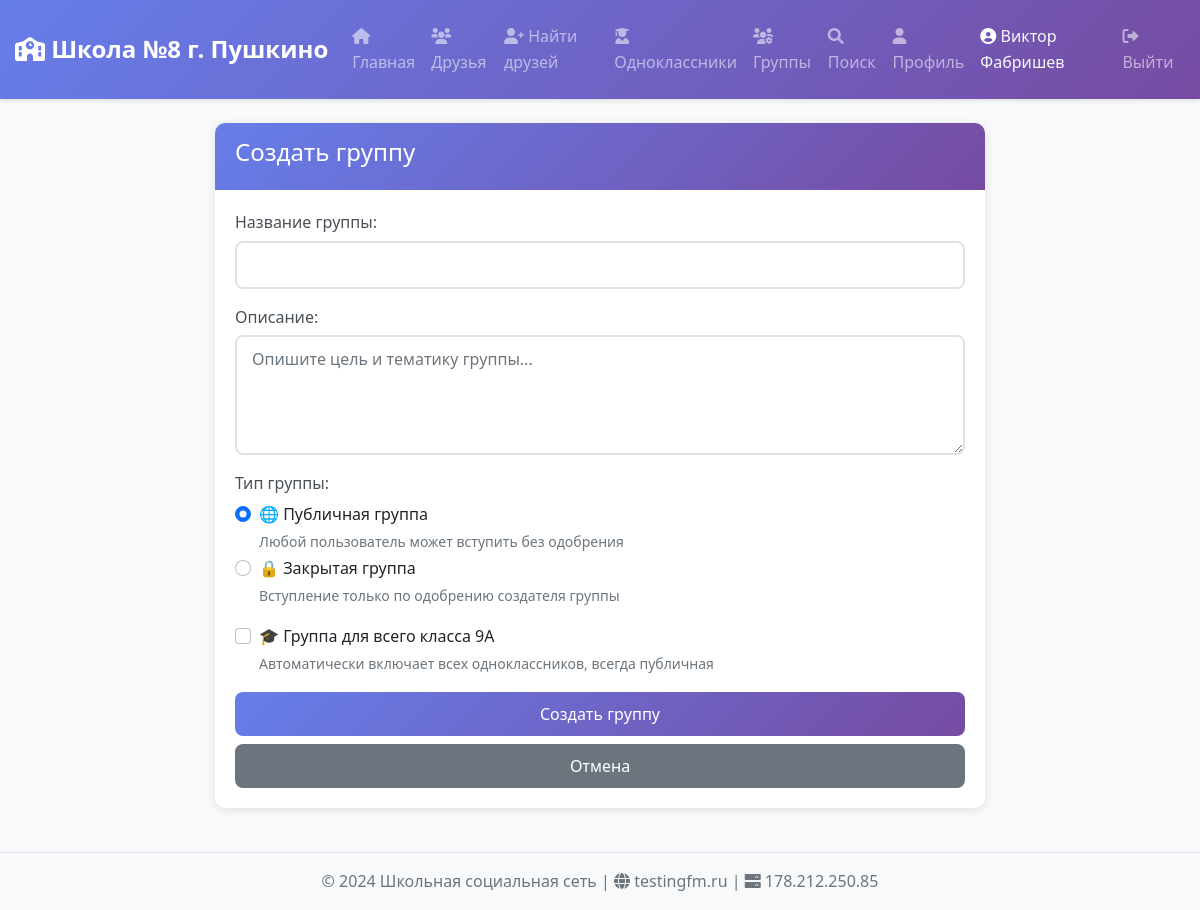
Page /create_group (signed in) on the committed database.
### models.py (models this page shows, shortened)
class User(UserMixin, db.Model):
    __tablename__ = 'users'
    id = db.Column(db.Integer, primary_key=True)
    email = db.Column(db.String(120), unique=True, nullable=False)
    password = db.Column(db.String(200), nullable=False)
    first_name = db.Column(db.String(50), nullable=False)
    last_name = db.Column(db.String(50), nullable=False)
    class_name = db.Column(db.String(20), nullable=False)
    created_at = db.Column(db.DateTime, default=datetime.utcnow)
    sent_friendships = db.relationship('Friendship',
                                        foreign_keys='Friendship.user1_id',
                                        backref='user1', lazy=True)
    received_friendships = db.relationship('Friendship',
                                          foreign_keys='Friendship.user2_id',
                                          backref='user2', lazy=True)
    @property
    def is_authenticated(self):
        return True

### app.py (the view, shortened to what this page needs)
@app.route('/create_group', methods=['GET', 'POST'])
@login_required
def create_group():
    return render_template('create_group.html')

### app.py (called while the page is built)
@login_manager.user_loader
def load_user(user_id):
    return User.query.get(int(user_id))

### templates/create_group.html
{% extends "base.html" %}
{% block content %}
<div class="row justify-content-center">
    <div class="col-md-8">
        <div class="card">
            <div class="card-header">
                <h4>Создать группу</h4>
            </div>
            <div class="card-body">
                <form method="POST">
                    <div class="mb-3">
                        <label for="name" class="form-label">Название группы:</label>
                        <input type="text" class="form-control" id="name" name="name" required>
                    </div>
                    <div class="mb-3">
                        <label for="description" class="form-label">Описание:</label>
                        <textarea class="form-control" id="description" name="description" rows="3" placeholder="Опишите цель и тематику группы..."></textarea>
                    </div>
                    <div class="mb-3">
                        <label class="form-label">Тип группы:</label>
                        <div class="form-check">
                            <input class="form-check-input" type="radio" name="is_public" id="public_group" value="true" checked>
                            <label class="form-check-label" for="public_group">
                                🌐 Публичная группа
                            </label>
                            <small class="form-text text-muted d-block">
                                Любой пользователь может вступить без одобрения
                            </small>
                        </div>
                        <div class="form-check">
                            <input class="form-check-input" type="radio" name="is_public" id="private_group" value="false">
                            <label class="form-check-label" for="private_group">
                                🔒 Закрытая группа
                            </label>
                            <small class="form-text text-muted d-block">
                                Вступление только по одобрению создателя группы
                            </small>
                        </div>
                    </div>
                    <div class="mb-3 form-check">
                        <input type="checkbox" class="form-check-input" id="is_class_group" name="is_class_group">
                        <label class="form-check-label" for="is_class_group">
                            🎓 Группа для всего класса {{ current_user.class_name }}
                        </label>
                        <small class="form-text text-muted d-block">
                            Автоматически включает всех одноклассников, всегда публичная
                        </small>
                    </div>
                    <div class="d-grid gap-2">
                        <button type="submit" class="btn btn-primary">Создать группу</button>
                        <a href="{{ url_for('groups') }}" class="btn btn-secondary">Отмена</a>
                    </div>
                </form>
            </div>
        </div>
    </div>
</div>
{% endblock %}

### templates/base.html (shortened to what this page needs)
<!DOCTYPE html>
<html lang="ru">
<head>
    <link href="https://cdn.jsdelivr.net/npm/bootstrap@5.1.3/dist/css/bootstrap.min.css" rel="stylesheet">
    <link rel="stylesheet" href="https://cdnjs.cloudflare.com/ajax/libs/font-awesome/6.0.0/css/all.min.css">
    <link href="{{ url_for('static', filename='style.css') }}" rel="stylesheet">
</head>
<body>
    <nav class="navbar navbar-expand-lg navbar-dark bg-primary">
        <div class="container">
            <a class="navbar-brand" href="{{ url_for('index') }}">
                <i class="fas fa-school"></i> Школа №8 г. Пушкино
            </a>
            <div class="collapse navbar-collapse" id="navbarNav">
                <div class="navbar-nav me-auto">
                    {% if current_user.is_authenticated %}
                        <a class="nav-link" href="{{ url_for('index') }}">
                            <i class="fas fa-home"></i> Главная
                        </a>
                        <a class="nav-link" href="{{ url_for('friends') }}">
                            <i class="fas fa-users"></i> Друзья
                        </a>
                        <a class="nav-link" href="{{ url_for('find_friends') }}">
                            <i class="fas fa-user-plus"></i> Найти друзей
                        </a>
                        <a class="nav-link" href="{{ url_for('classmates') }}">
                            <i class="fas fa-user-graduate"></i> Одноклассники
                        </a>
                        <a class="nav-link" href="{{ url_for('groups') }}">
                            <i class="fas fa-users-cog"></i> Группы
                        </a>
                        <a class="nav-link" href="{{ url_for('search') }}">
                            <i class="fas fa-search"></i> Поиск
                        </a>
                        <a class="nav-link" href="{{ url_for('profile') }}">
                            <i class="fas fa-user"></i> Профиль
                        </a>
                    {% endif %}
                </div>
                <div class="navbar-nav ms-auto">
                    {% if current_user.is_authenticated %}
                        <span class="nav-link text-light">
                            <i class="fas fa-user-circle"></i> {{ current_user.first_name }} {{ current_user.last_name }}
                        </span>
                        <a class="nav-link" href="{{ url_for('logout') }}">
                            <i class="fas fa-sign-out-alt"></i> Выйти
                        </a>
                    {% endif %}
                </div>
            </div>
        </div>
    </nav>
    <div class="container mt-4">
        {% block content %}{% endblock %}
    </div>
    <footer class="bg-light text-center text-muted py-3 mt-4">
        <div class="container">
            <p class="mb-0">
                &copy; 2024 Школьная социальная сеть |
                <i class="fas fa-globe"></i> testingfm.ru |
                <i class="fas fa-server"></i> 178.212.250.85
            </p>
        </div>
    </footer>
</body>
</html>

### static/style.css (style rules this page uses)
* { margin: 0; padding: 0; box-sizing: border-box; }
body { font-family: 'Segoe UI', Tahoma, Geneva, Verdana, sans-serif; background-color: #f8f9fa; color: #212529; line-height: 1.6; min-height: 100vh; display: flex; flex-direction: column; }
.container { max-width: 1200px; margin: 0 auto; padding: 0 15px; flex: 1; }
.navbar { background: linear-gradient(135deg, #667eea 0%, #764ba2 100%); padding: 1rem 0; box-shadow: 0 2px 4px rgba(0,0,0,0.1); }
.navbar-brand { color: white; font-size: 1.5rem; font-weight: bold; text-decoration: none; }
.navbar-nav { display: flex; list-style: none; margin: 0; padding: 0; }
.nav-link { color: rgba(255,255,255,0.9); text-decoration: none; padding: 0.5rem 1rem; transition: color 0.3s; }
.card { background: white; border-radius: 10px; box-shadow: 0 2px 10px rgba(0,0,0,0.1); margin-bottom: 20px; overflow: hidden; border: none; }
.card-header { background: linear-gradient(135deg, #667eea 0%, #764ba2 100%); color: white; padding: 15px 20px; font-size: 1.2rem; font-weight: 600; border-bottom: none; }
.card-body { padding: 20px; }
.form-label { display: block; margin-bottom: 5px; font-weight: 500; color: #495057; }
.form-control { width: 100%; padding: 10px 15px; font-size: 1rem; border: 2px solid #e1e1e1; border-radius: 8px; transition: border-color 0.3s; }
textarea.form-control { min-height: 120px; resize: vertical; }
.btn { display: inline-block; padding: 10px 20px; font-size: 1rem; font-weight: 500; text-align: center; text-decoration: none; border: none; border-radius: 8px; cursor: pointer; transition: all 0.3s; }
.btn-primary { background: linear-gradient(135deg, #667eea 0%, #764ba2 100%); color: white; }
.btn-secondary { background: #6c757d; color: white; }
.row { display: flex; flex-wrap: wrap; margin: 0 -15px; }
.col-md-3, .col-md-4, .col-md-6, .col-md-8, .col-md-9, .col-md-12 { padding: 0 15px; box-sizing: border-box; }
.col-md-8 { width: 66.667%; }
.text-center { text-align: center; }
.text-muted { color: #6c757d; }
.mt-4 { margin-top: 1.5rem; }
.mb-3 { margin-bottom: 1rem; }
.d-grid { display: grid; }
.gap-2 { gap: 0.5rem; }
.ms-auto { margin-left: auto; }
footer { background: #f8f9fa; border-top: 1px solid #dee2e6; margin-top: auto; }

### rows in the picture
User: first_name "Виктор", last_name "Фабришев", class_name "9А"
